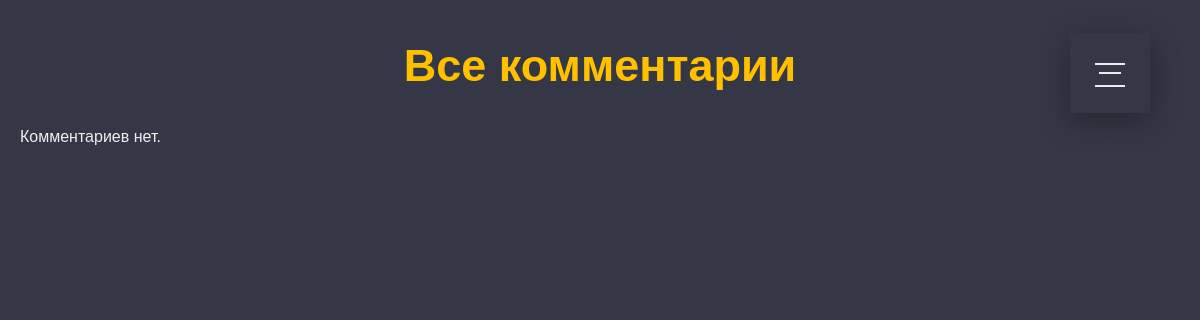
The app's page /AdminTools/allcomments.php, older data.
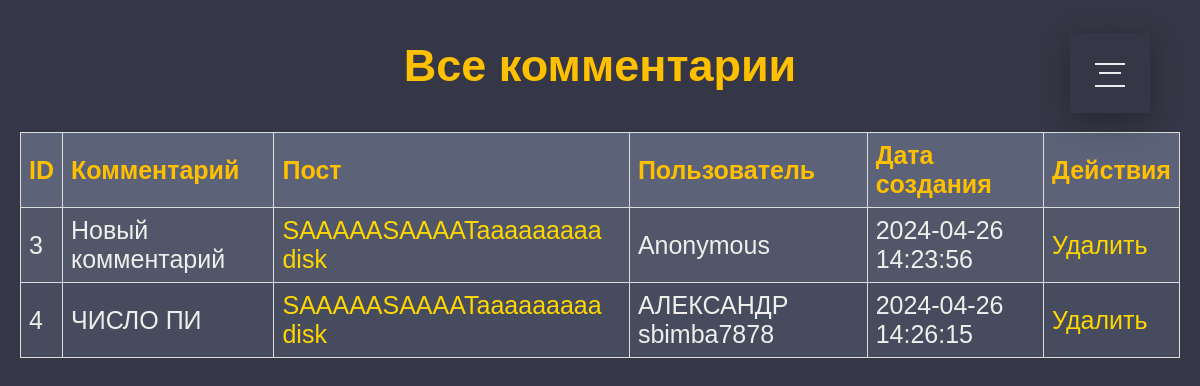
The same page, newer data.
### tables this page shows
CREATE TABLE `comments` (
  `id` int NOT NULL,
  `post_id` int NOT NULL,
  `author_name` varchar(255) NOT NULL,
  `content` text NOT NULL,
  `created_at` timestamp NULL DEFAULT CURRENT_TIMESTAMP
);

CREATE TABLE `posts` (
  `id` int NOT NULL,
  `title` varchar(255) NOT NULL,
  `content` text NOT NULL,
  `image_url` varchar(255) DEFAULT NULL,
  `created_at` timestamp NULL DEFAULT CURRENT_TIMESTAMP,
  `user_id` int DEFAULT NULL
);

### AdminTools/allcomments.php (the view, shortened to what this page needs)
<?php
require_once("../application/db.php");
$sql = "SELECT comments.id, comments.content, comments.post_id, posts.title AS post_title, author_name, comments.created_at
FROM comments
JOIN users ON author_name = users.id
JOIN posts ON comments.post_id = posts.id";
$result = $conn->query($sql);
?>
<!DOCTYPE html>
<html lang="ru">
<head>
    <link rel="stylesheet" href="../css/menu.css">
    <link rel="stylesheet" href="../css/tools.css">
</head>
<body>
    <?php
    include("../menu.php");
    ?>
    <h1>Все комментарии</h1>
    <?php if ($result->num_rows > 0) : ?>
        <table>
            <tr>
                <th>ID</th>
                <th>Комментарий</th>
                <th>Пост</th>
                <th>Пользователь</th>
                <th>Дата создания</th>
                <th>Действия</th>
            </tr>
            <?php while ($row = $result->fetch_assoc()) : ?>
                <tr>
                    <td><?php echo $row['id']; ?></td>
                    <td><?php echo htmlspecialchars($row['content']); ?></td>
                    <td><a href="http://localhost/Social/posts/post.php?id=<?php echo $row['post_id']; ?>"><?php echo htmlspecialchars($row['post_title']); ?></a></td>
                    <td><?php echo htmlspecialchars($row['author_name']); ?></td>
                    <td><?php echo $row['created_at']; ?></td>
                    <td><a href="delete_comment.php?id=<?php echo $row['id']; ?>">Удалить</a></td>
                </tr>
            <?php endwhile; ?>
        </table>
    <?php else : ?>
        <p>Комментариев нет.</p>
    <?php endif; ?>
</body>
</html>

Row changes from the older to the newer data that the page shows:
added comments: id "3", content "Новый комментарий", post.title "SAAAAASAAAATaaaaaaaaa disk", author_name "Anonymous", created_at "2024-04-26 14:23:56"
added comments: id "4", content "ЧИСЛО ПИ", post.title "SAAAAASAAAATaaaaaaaaa disk", author_name "АЛЕКСАНДР sbimba7878", created_at "2024-04-26 14:26:15"
Text that changed along with them:
text no longer shown: "Комментариев нет."
text now shown: "ID Комментарий Пост Пользователь Дата создания Действия"
